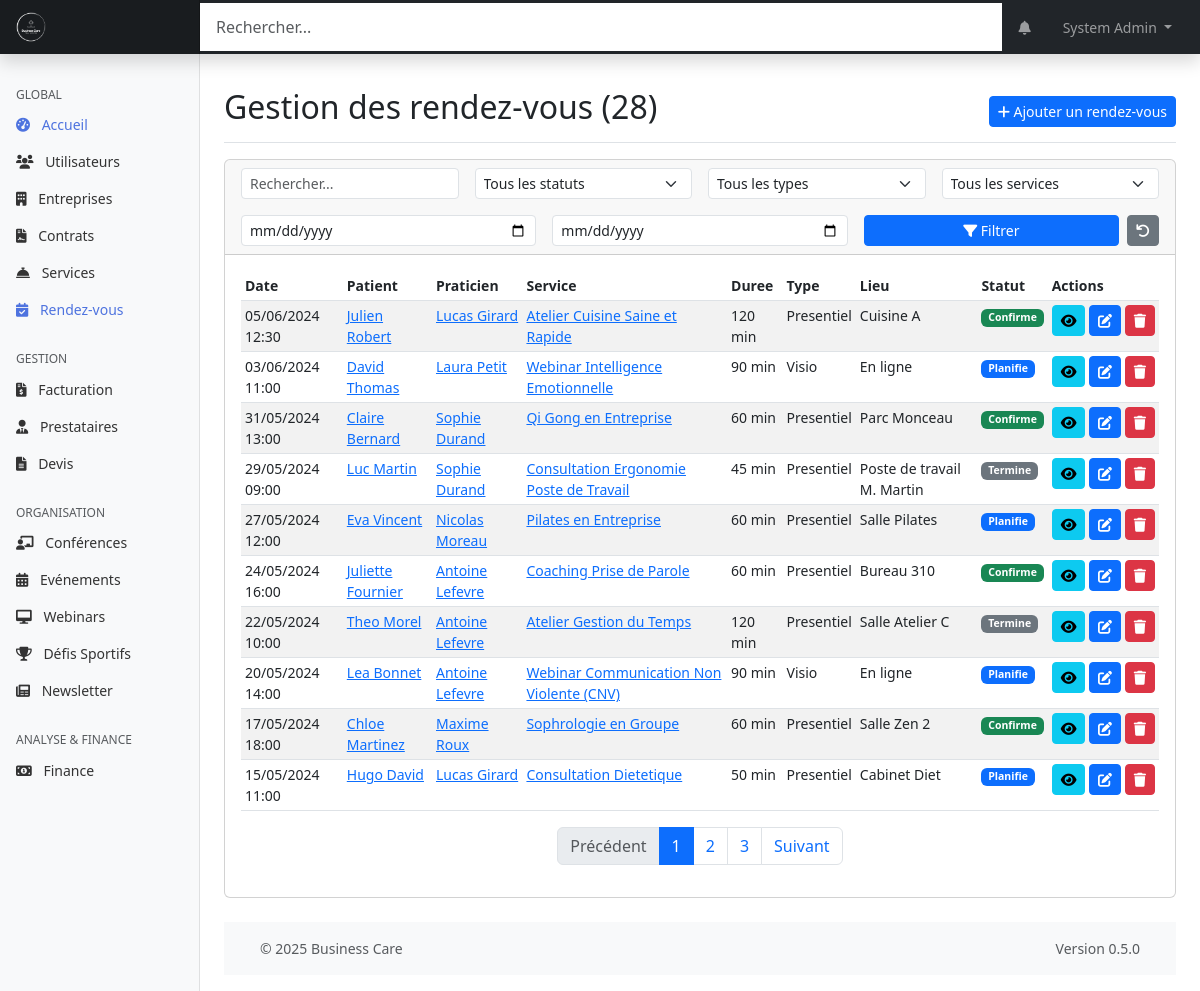
The page /web-admin/modules/appointments/index.php (signed in) on the database its author committed.
### tables this page shows
CREATE TABLE rendez_vous (
    id INT PRIMARY KEY AUTO_INCREMENT,
    personne_id INT NOT NULL,
    prestation_id INT NOT NULL,
    praticien_id INT,
    date_rdv DATETIME NOT NULL,
    duree INT NOT NULL,
    lieu VARCHAR(255),
    type_rdv ENUM('presentiel', 'visio', 'telephone'),
    statut ENUM('planifie', 'confirme', 'annule', 'termine', 'no_show') DEFAULT 'planifie',
    notes TEXT,
    created_at TIMESTAMP DEFAULT CURRENT_TIMESTAMP,
    updated_at TIMESTAMP DEFAULT CURRENT_TIMESTAMP ON UPDATE CURRENT_TIMESTAMP,
    FOREIGN KEY (personne_id) REFERENCES personnes(id),
    FOREIGN KEY (prestation_id) REFERENCES prestations(id),
    FOREIGN KEY (praticien_id) REFERENCES personnes(id),
    INDEX idx_date (date_rdv),
    INDEX idx_statut (statut),
    INDEX idx_praticien (praticien_id)
);

CREATE TABLE personnes (
    id INT PRIMARY KEY AUTO_INCREMENT,
    nom VARCHAR(100) NOT NULL,
    prenom VARCHAR(100) NOT NULL,
    email VARCHAR(255) UNIQUE NOT NULL,
    mot_de_passe VARCHAR(255) NOT NULL,
    telephone VARCHAR(20),
    date_naissance DATE,
    genre ENUM('M', 'F', 'Autre'),
    photo_url VARCHAR(255),
    role_id INT NOT NULL,
    entreprise_id INT,
    statut ENUM('actif', 'inactif', 'en_attente', 'suspendu') DEFAULT 'actif',
    derniere_connexion DATETIME,
    created_at TIMESTAMP DEFAULT CURRENT_TIMESTAMP,
    updated_at TIMESTAMP DEFAULT CURRENT_TIMESTAMP ON UPDATE CURRENT_TIMESTAMP,
    FOREIGN KEY (role_id) REFERENCES roles(id),
    FOREIGN KEY (entreprise_id) REFERENCES entreprises(id),
    INDEX idx_email (email),
    INDEX idx_role (role_id),
    INDEX idx_entreprise (entreprise_id)
);

CREATE TABLE prestations (
    id INT PRIMARY KEY AUTO_INCREMENT,
    nom VARCHAR(255) NOT NULL,
    description TEXT,
    prix DECIMAL(10,2) NOT NULL,
    duree INT,
    type ENUM('conference', 'webinar', 'atelier', 'consultation', 'evenement', 'autre') NOT NULL,
    categorie VARCHAR(100),
    niveau_difficulte ENUM('debutant', 'intermediaire', 'avance'),
    capacite_max INT,
    materiel_necessaire TEXT,
    prerequis TEXT,
    created_at TIMESTAMP DEFAULT CURRENT_TIMESTAMP,
    updated_at TIMESTAMP DEFAULT CURRENT_TIMESTAMP ON UPDATE CURRENT_TIMESTAMP,
    INDEX idx_type (type),
    INDEX idx_categorie (categorie)
);

### web-admin/modules/appointments/index.php (the view, shortened to what the rows shown need)
<?php
require_once '../../includes/page_functions/modules/appointments.php';
$filterData = getQueryData([
    'page' => 1,
    'search' => '',
    'status' => '',
    'type' => '',
    'prestationId' => 0,
    'startDate' => '',
    'endDate' => '',
    'action' => '',
    'id' => 0
]);
$page = $filterData['page'];
$search = $filterData['search'];
$status = $filterData['status'];
$type = $filterData['type'];
$prestationId = $filterData['prestationId'];
$startDate = $filterData['startDate'];
$endDate = $filterData['endDate'];
$result = appointmentsGetList($page, DEFAULT_ITEMS_PER_PAGE, $search, $status, $type, $prestationId, $startDate, $endDate);
$appointments = $result['appointments'];
$totalAppointments = $result['totalItems'];
$pageTitle = "Gestion des rendez-vous ({$totalAppointments})";
include_once '../../templates/header.php';
?>
<div class="container-fluid">
    <div class="row">
        <main class="col-md-9 ms-sm-auto col-lg-10 px-md-4">
            <div class="d-flex justify-content-between flex-wrap flex-md-nowrap align-items-center pt-3 pb-2 mb-3 border-bottom">
                <h1 class="h2"><?php echo $pageTitle; ?></h1>
            </div>
            <div class="card mb-4">
                <div class="card-body">
                    <?php if (count($appointments) > 0): ?>
                        <div class="table-responsive">
                            <table class="table table-striped table-hover table-sm">
                                <thead>
                                    <tr>
                                        <th>Date</th>
                                        <th>Patient</th>
                                        <th>Praticien</th>
                                        <th>Service</th>
                                        <th>Duree</th>
                                        <th>Type</th>
                                        <th>Lieu</th>
                                        <th>Statut</th>
                                        <th>Actions</th>
                                    </tr>
                                </thead>
                                <tbody>
                                    <?php foreach ($appointments as $appointment): ?>
                                        <tr>
                                            <td><?php echo formatDate($appointment['date_rdv']); ?></td>
                                            <td>
                                                <?php if ($appointment['personne_id']): ?>
                                                <a href="<?php echo WEBADMIN_URL; ?>/modules/users/view.php?id=<?php echo $appointment['personne_id']; ?>">
                                                    <?php echo htmlspecialchars($appointment['patient_prenom'] . ' ' . $appointment['patient_nom']); ?>
                                                </a>
                                                <?php else: ?>
                                                    N/A
                                                <?php endif; ?>
                                            </td>
                                            <td>
                                                <?php if ($appointment['praticien_id']): ?>
                                                <a href="<?php echo WEBADMIN_URL; ?>/modules/users/view.php?id=<?php echo $appointment['praticien_id']; ?>">
                                                    <?php echo htmlspecialchars($appointment['practitioner_prenom'] . ' ' . $appointment['practitioner_nom']); ?>
                                                </a>
                                                <?php else: ?>
                                                    N/A
                                                <?php endif; ?>
                                            </td>
                                            <td>
                                                 <?php if ($appointment['prestation_id']): ?>
                                                <a href="<?php echo WEBADMIN_URL; ?>/modules/services/view.php?id=<?php echo $appointment['prestation_id']; ?>">
                                                    <?php echo htmlspecialchars($appointment['prestation_nom']); ?>
                                                </a>
                                                 <?php else: ?>
                                                    N/A
                                                <?php endif; ?>
                                            </td>
                                            <td><?php echo htmlspecialchars($appointment['duree']); ?> min</td>
                                            <td><?php echo htmlspecialchars(ucfirst($appointment['type_rdv'])); ?></td>
                                            <td><?php echo htmlspecialchars($appointment['lieu'] ?: '-'); ?></td>
                                            <td><?php echo getStatusBadge($appointment['statut']); ?></td>
                                            <td class="table-actions">
                                                <a href="<?php echo WEBADMIN_URL; ?>/modules/appointments/view.php?id=<?php echo $appointment['id']; ?>" class="btn btn-sm btn-info" data-bs-toggle="tooltip" title="Voir">
                                                    <i class="fas fa-eye"></i>
                                                </a>
                                                <a href="<?php echo WEBADMIN_URL; ?>/modules/appointments/edit.php?id=<?php echo $appointment['id']; ?>" class="btn btn-sm btn-primary" data-bs-toggle="tooltip" title="Modifier">
                                                    <i class="fas fa-edit"></i>
                                                </a>
                                                <a href="<?php echo WEBADMIN_URL; ?>/modules/appointments/index.php?action=delete&id=<?php echo $appointment['id']; ?>&csrf_token=<?php echo generateToken(); ?>&<?php echo http_build_query(array_filter($filterData, fn($key) => !in_array($key, ['action', 'id', 'practitionerId', 'personId']), ARRAY_FILTER_USE_KEY)); ?>"
                                                   class="btn btn-sm btn-danger btn-delete"
                                                   data-bs-toggle="tooltip"
                                                   title="Supprimer">
                                                    <i class="fas fa-trash"></i>
                                                </a>
                                            </td>
                                        </tr>
                                    <?php endforeach; ?>
                                </tbody>
                            </table>
                        </div>
                    <?php endif; ?>
                </div>
            </div>
            <?php include_once '../../templates/footer.php'; ?>
        </main>
    </div>
</div>

### shared/web-admin/functions.php (shortened to what the rows shown need)
<?php
require_once 'db.php';
function formatDate($date, $format = DEFAULT_DATE_FORMAT)
{
    $timestamp = strtotime($date);
    return date($format, $timestamp);
}
function sanitizeInput($input)
{
    return $input;
}
function getQueryData()
{
    return sanitizeInput($_GET);
}
function generateToken()
{
    return $_SESSION['csrf_token'];
}
function getStatusBadge($status)
{
    $badges = [
        'actif' => 'success',
        'inactif' => 'danger',
        'en_attente' => 'warning',
        'suspendu' => 'secondary',
        'expire' => 'danger',
        'resilie' => 'danger',
        'accepte' => 'success',
        'refuse' => 'danger',
        'confirme' => 'success',
        'annule' => 'danger',
        'termine' => 'secondary',
        'planifie' => 'primary',
        'no_show' => 'danger',
        'payee' => 'success',
        'impayee' => 'danger',
        'retard' => 'warning'
    ];
    $class = isset($badges[$status]) ? $badges[$status] : 'primary';
    return '<span class="badge bg-' . $class . '">' . ucfirst($status) . '</span>';
}

### rows shown on the page
rendez_vous: date_rdv "05/06/2024 12:30", personne.nom "Julien Robert", praticien.nom "Lucas Girard", prestation.nom "Atelier Cuisine Saine et Rapide", duree "120", type_rdv "Presentiel", lieu "Cuisine A", statut "Confirme"
rendez_vous: date_rdv "03/06/2024 11:00", personne.nom "David Thomas", praticien.nom "Laura Petit", prestation.nom "Webinar Intelligence Emotionnelle", duree "90", type_rdv "Visio", lieu "En ligne", statut "Planifie"
rendez_vous: date_rdv "31/05/2024 13:00", personne.nom "Claire Bernard", praticien.nom "Sophie Durand", prestation.nom "Qi Gong en Entreprise", duree "60", type_rdv "Presentiel", lieu "Parc Monceau", statut "Confirme"
rendez_vous: date_rdv "29/05/2024 09:00", personne.nom "Luc Martin", praticien.nom "Sophie Durand", prestation.nom "Consultation Ergonomie Poste de Travail", duree "45", type_rdv "Presentiel", lieu "Poste de travail M. Martin", statut "Termine"
rendez_vous: date_rdv "27/05/2024 12:00", personne.nom "Eva Vincent", praticien.nom "Nicolas Moreau", prestation.nom "Pilates en Entreprise", duree "60", type_rdv "Presentiel", lieu "Salle Pilates", statut "Planifie"
rendez_vous: date_rdv "24/05/2024 16:00", personne.nom "Juliette Fournier", praticien.nom "Antoine Lefevre", prestation.nom "Coaching Prise de Parole", duree "60", type_rdv "Presentiel", lieu "Bureau 310", statut "Confirme"
rendez_vous: date_rdv "22/05/2024 10:00", personne.nom "Theo Morel", praticien.nom "Antoine Lefevre", prestation.nom "Atelier Gestion du Temps", duree "120", type_rdv "Presentiel", lieu "Salle Atelier C", statut "Termine"
rendez_vous: date_rdv "20/05/2024 14:00", personne.nom "Lea Bonnet", praticien.nom "Antoine Lefevre", prestation.nom "Webinar Communication Non Violente (CNV)", duree "90", type_rdv "Visio", lieu "En ligne", statut "Planifie"
rendez_vous: date_rdv "17/05/2024 18:00", personne.nom "Chloe Martinez", praticien.nom "Maxime Roux", prestation.nom "Sophrologie en Groupe", duree "60", type_rdv "Presentiel", lieu "Salle Zen 2", statut "Confirme"
rendez_vous: date_rdv "15/05/2024 11:00", personne.nom "Hugo David", praticien.nom "Lucas Girard", prestation.nom "Consultation Dietetique", duree "50", type_rdv "Presentiel", lieu "Cabinet Diet", statut "Planifie"

### other values the page prints
$_SESSION['user_name'] "System Admin"
$pageTitle "Gestion des rendez-vous (28)"
APP_VERSION "0.5.0"
